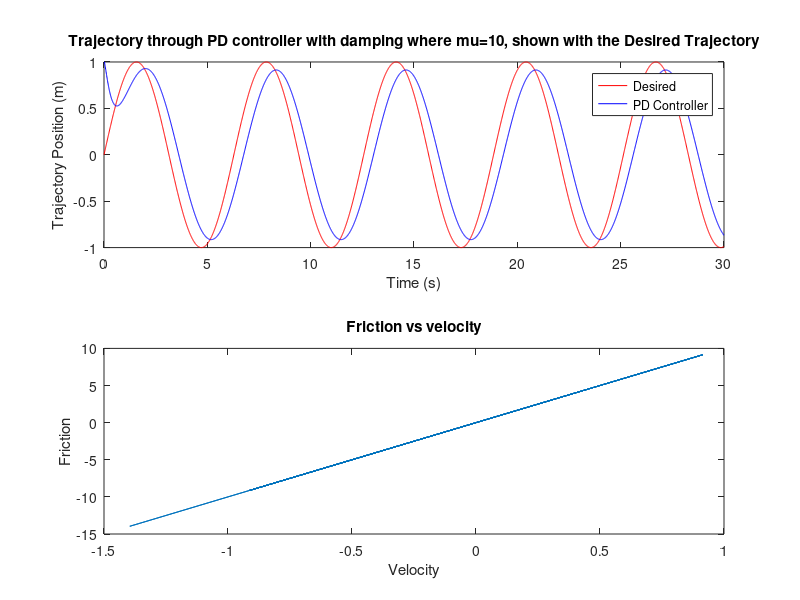

MATLAB code for this plot:

clear all; clc; close all;
 
%% PD controller
 
dt = 0.01;                           % Time step of simulation
Time = 0:dt:30;                      % Create time vector for simulation length
P = 20;                              % Define P and D gains for controller
D = 1;
mu = 10;                             % Viscous coefficient
DesiredTraj = sin(Time);             % Fabricate signal to follow
 
%State(:,1) = [1;0];                  % Create state which is a vector composed of [position; velocity]
friction(1) = 0;
   x(1)=1;
   v(1)=0;
   e(1)=0;
for i=1:size(Time,2)-1               % Simulate physical system with for loop
   
    x(i+1)=x(i)+v(i)*dt;
    e(i+1)=DesiredTraj(i+1)-x(i+1); 
    edot(i+1)=(e(i+1)-e(i))/dt;
    
    u(i) = (P*e(i))+(D*edot(i)-(friction(i)));
    v(i+1)=v(i)+u(i)*dt;             % Enter your code here
    friction(i+1) = mu * v(i+1);
    State(:,i) = [x(i);v(i)];
end

subplot (2,1,1),plot(Time, DesiredTraj, 'r');
hold on;
subplot(2,1,1),plot(Time, x, 'b');
xlabel 'Time (s)';
ylabel 'Trajectory Position (m)';
title 'Trajectory through PD controller with damping where mu=10, shown with the Desired Trajectory';
legend('Desired', 'PD Controller');

subplot(2,1,2),plot(v,friction);
xlabel 'Velocity';
ylabel 'Friction';
title 'Friction vs velocity';


